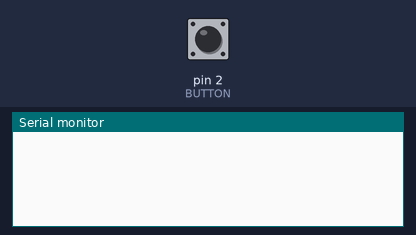
Recording of a sketch running on a simulated Arduino Uno, built with avr-gcc and run on an emulated ATmega328P. On the bench: the last lines printed to the serial monitor. The test bench sets the inputs (shaded band); at power-on: pin 2 (BUTTON) LOW. Random numbers use the default seed unless the sketch sets one.

Above: at 1.2 s.
1.3 s: pin 2 (BUTTON) pulled HIGH for 0.15 s
At 2.4 s:
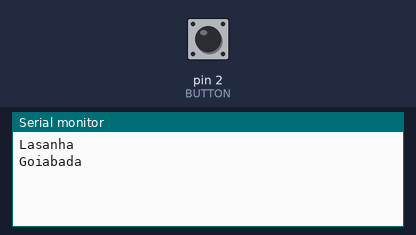
2.9 s: pin 2 (BUTTON) pulled HIGH for 1 s
At 4.2 s:
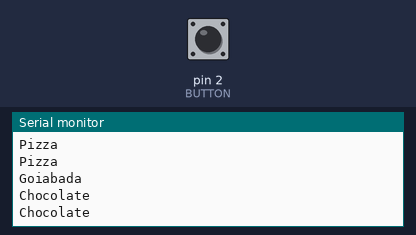
5.4 s: pin 2 (BUTTON) pulled HIGH for 3.2 s
At 9.1 s:
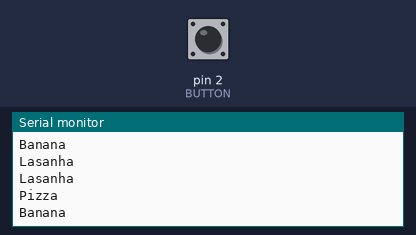

Measured:
- after the input at 1.3 s, the serial monitor: prints a new line at once (image 1)
- after the input at 2.9 s, the serial monitor: prints a new line at once (image 2)
- after the input at 5.4 s, the serial monitor: prints a new line after 1.6 s (image 3)

The sketch:

RandomitiesMachine.ino
```cpp
#define BUTTON 2
#define LIST_SIZE 5

//TODO: Add SD Card to populate the list
String list[LIST_SIZE] = {"Chocolate",
                          "Banana",
                          "Lasanha",
                          "Pizza",
                          "Goiabada"};

void setup() {
  Serial.begin(9600);
  pinMode(BUTTON, INPUT);
  //TODO: Implement non repeat algorithm
}

void loop() {
  if(digitalRead(BUTTON)){
    //TODO: Show the result in a LCD
    Serial.println(list[random(0, LIST_SIZE)]);
    delay(100);
  }
}
```
